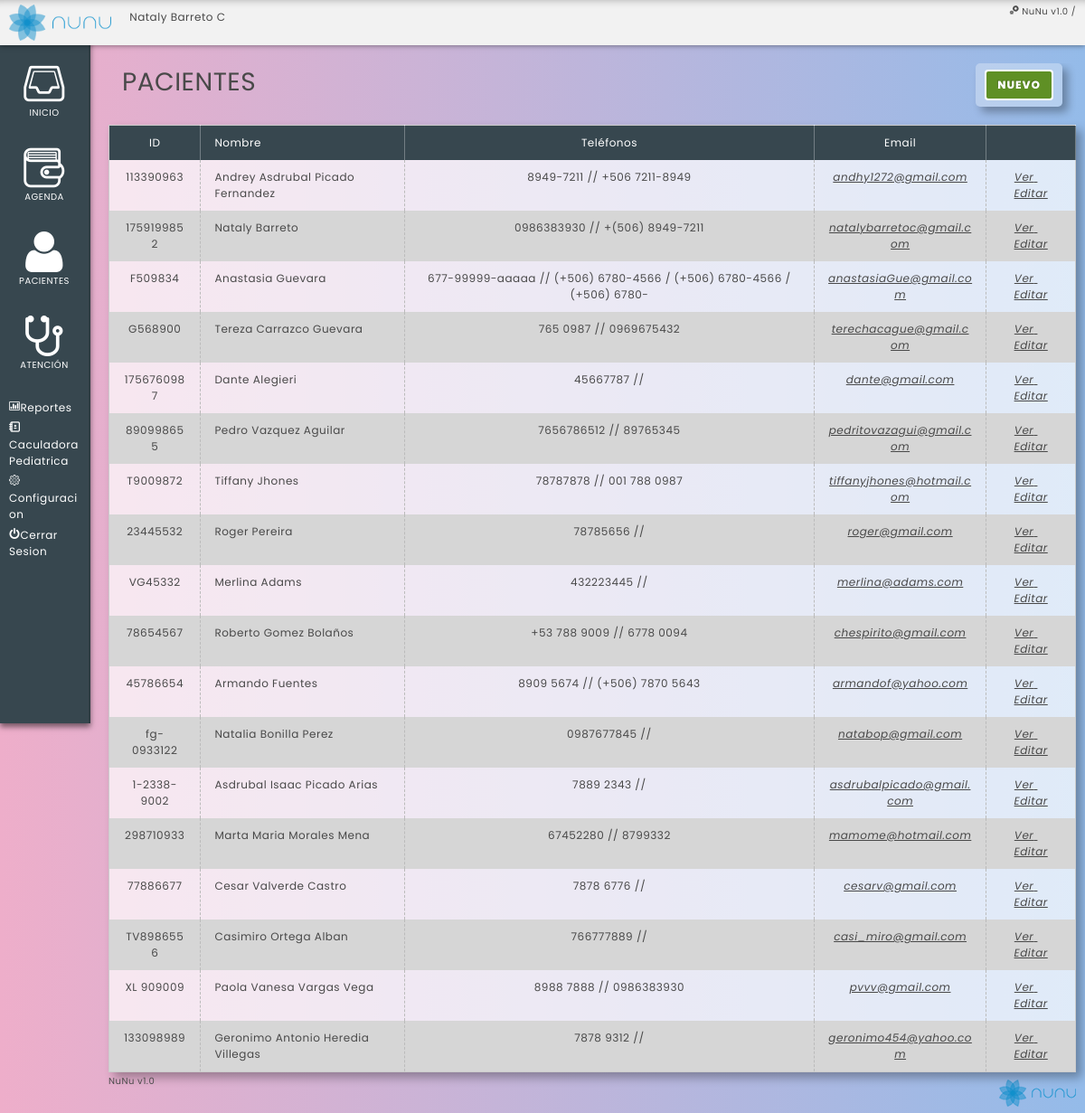
Before: /index.php/patients/list with the older database file.
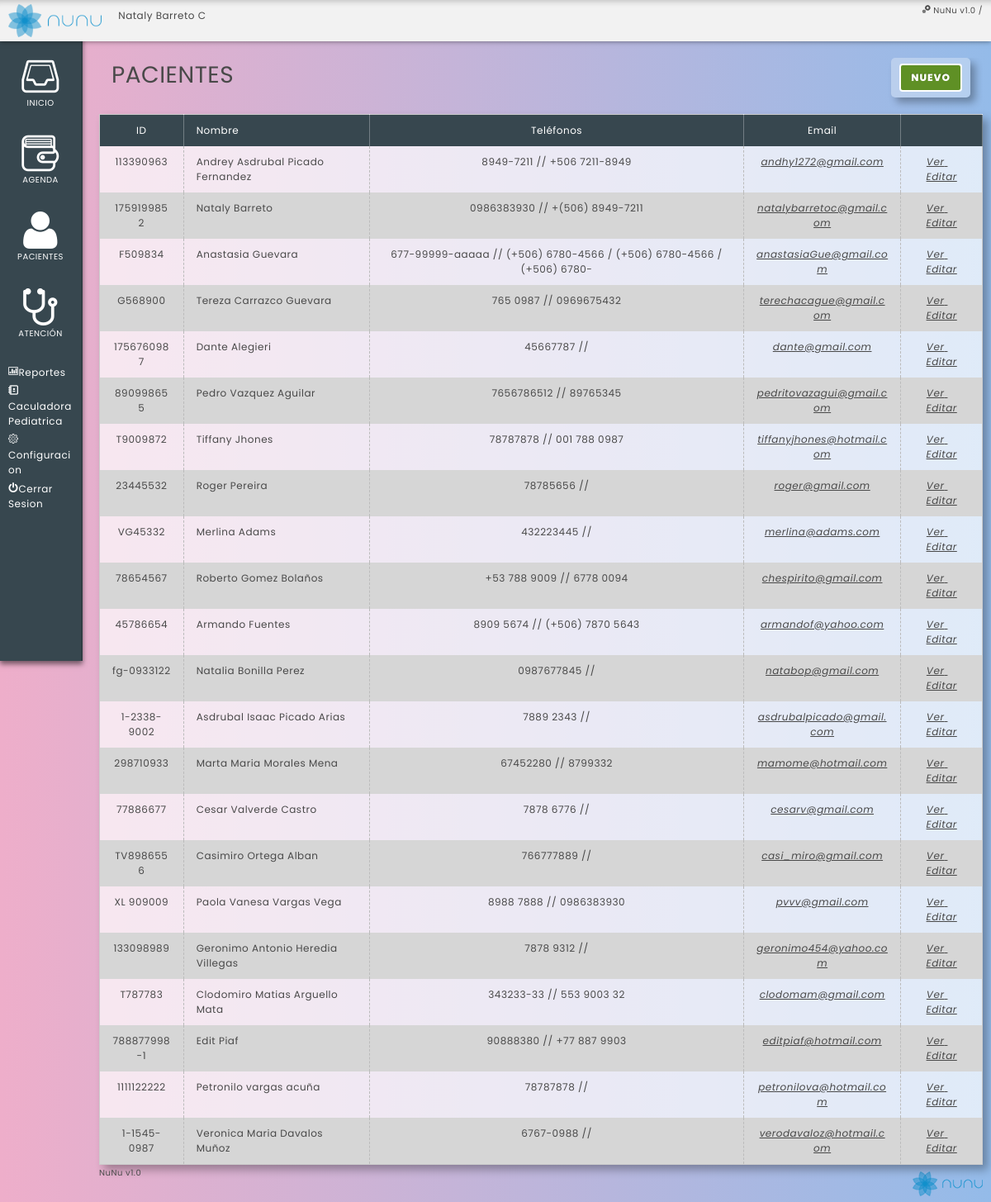
After: the same page with the newer database file.
### tables this page shows
CREATE TABLE `nunu_patients` (
  `patient_id` int(11) NOT NULL AUTO_INCREMENT,
  `patient_id_number` varchar(100) NOT NULL,
  `patient_id_type` varchar(50) NOT NULL,
  `patient_name` varchar(255) NOT NULL,
  `patient_last_name` varchar(255) NOT NULL,
  `patient_birthdate` date NOT NULL,
  `patient_blood_type` varchar(10) DEFAULT NULL,
  `patient_sex` varchar(10) DEFAULT NULL,
  `patient_marital_status` varchar(100) NOT NULL,
  `patient_education` varchar(100) NOT NULL,
  `patient_profesion` varchar(255) NOT NULL,
  `patient_email` varchar(255) NOT NULL,
  `patient_phone1` varchar(50) NOT NULL,
  `patient_phone2` varchar(50) DEFAULT NULL,
  `patient_country` varchar(50) NOT NULL,
  `patient_province` varchar(50) NOT NULL,
  `patient_city` varchar(100) DEFAULT NULL,
  `patient_address` varchar(255) NOT NULL,
  `patient_last_weight` float(6,2) DEFAULT NULL,
  `patient_last_height` float(6,2) DEFAULT NULL,
  `patient_created_at` datetime NOT NULL DEFAULT CURRENT_TIMESTAMP,
  PRIMARY KEY (`patient_id`),
  UNIQUE KEY `patient_id_number` (`patient_id_number`),
  KEY `patient_id_number_2` (`patient_id_number`)
);

### application/views/templates/main.php (called while the page is built)
<?php
	$header_data['page_title'] = "NuNu";
	if (isset($data['page_title'])) {
		$header_data['page_title'] = "NuNu - ". $data['page_title'];
	}
	$this->load->view('templates/header', $header_data);
	if (isset($data)) {
		$this->load->view($view, $data);
	} else {
		$this->load->view($view);
	}
	$this->load->view('templates/footer');

### application/controllers/Patients.php (called while the page is built, shortened)
<?php
	class Patients extends CI_Controller {
		public function list() {
			$data['view'] = $this::VIEW_LIST;
			$data['data']['page_title'] = "Pacientes";
			$data['data']['patients_list'] = $this->patient_model->get_list();
			$this->load->view('templates/main', $data);
		}
	}

### index.php (called while the page is built, shortened)
<?php
require_once BASEPATH.'core/CodeIgniter.php';

### application/models/Patient_model.php (called while the page is built, shortened)
<?php
class Patient_model extends CI_Model {
	public function get_list($sort = 'name') {
		$query = $this->db->get('nunu_patients');
		return $query->result_array();
	}
}

### application/views/patients/list.php (the view, shortened to what this page needs)
<div class="content-header">
	<h1><?= $page_title; ?></h1>
	<div class="page-actions">
		<a href="<?php echo base_url(); ?>patients/create/" class="btn green">NUEVO</a>
	</div>
</div>
<table class="patients-list grid-list">
	<tr>
		<th>ID</th>
		<th class="text-left">Nombre</th>
		<th>Tel&eacute;fonos</th>
		<th>Email</th>
		<th>&nbsp;</th>
	</tr>
<?php foreach($patients_list as $patient): ?>
	<tr class="patient-<?php echo $patient['patient_id']; ?> click-view" view-url="<?php echo site_url('patients/view/' . $patient['patient_id']); ?>">
		<td class="click-view-control">
			<?php echo $patient['patient_id_number']; ?>
		</td>
		<td class="text-left click-view-control">
			<?php echo $patient['patient_name'] . ' ' . $patient['patient_last_name']; ?>
		</td>
		<td class="click-view-control">
			<?php echo $patient['patient_phone1']; ?> // <?php echo $patient['patient_phone2']; ?>
		</td>
		<td>
			<a href="mailto:<?php echo $patient['patient_email']; ?>">
				<?php echo $patient['patient_email']; ?>
			</a>
		</td>
		<td>
			<a href="<?php echo site_url('patients/view/' . $patient['patient_id']); ?>" class="view-link">
				<span>Ver</span>
			</a>
			<a href="<?php echo site_url('patients/edit/' . $patient['patient_id']); ?>" class="edit-link">
				<span>Editar</span>
			</a>
		</td>
	</tr>
<?php endforeach; ?>
</table>

### application/views/templates/header.php (shortened to what this page needs)
<!DOCTYPE html>
<html>
	<?php $this->load->view('templates/head'); ?>
	<body>
		<div class="page-wrapper">
			<div class="header">
				<div class="logo-moto">
					<img class="logo" src="<?php echo base_url(); ?>assets/images/logo.png" alt="NuNu" />
					<p class="owner-name">Nataly Barreto C</p>
				</div>
				<div class="system-name icon-cogs">
					NuNu v1.0 / <?php echo $this->session->userdata('user_alias'); ?>
				</div>
			</div>
			<div class="main">
				<?php $this->load->view('templates/sidebar'); ?>
				<div class="content">

### application/views/templates/head.php (shortened to what this page needs)
<head>
	<link rel="stylesheet" href="<?php echo site_url('assets/css/default.css'); ?>" type="text/css" media="print" onload="this.media='all'">
	<link rel="stylesheet" href="<?php echo site_url('assets/css/icons-font.css'); ?>" type="text/css" media="print" onload="this.media='all'">
	<link rel="stylesheet" href="<?php echo site_url('assets/css/fontsize-s.css'); ?>" type="text/css" media="print" onload="this.media='all'">
	<link rel="stylesheet" href="<?php echo site_url('assets/css/pediatric.css'); ?>" type="text/css" media="print" onload="this.media='all'">
    <link rel="stylesheet" href="<?php echo site_url('assets/calendar/css/clndr.css'); ?>" type="text/css" />
</head>

### application/views/templates/sidebar.php
<div class="sidebar">
	<ul id="main-menu">
		<li><a class="icon-empty-dash" href="<?php echo base_url(); ?>">Inicio</a></li>
		<li><a class="icon-book" href="<?php echo base_url(); ?>agenda/">Agenda</a></li>
		<li><a class="icon-user" href="<?php echo base_url(); ?>patients/">Pacientes</a></li>
		<li><a class="icon-stethoscope" href="<?php echo base_url(); ?>atention/">Atenci&oacute;n</a></li>
	</ul>
	<div class="tools-menu">
		<ul>
			<li><a class="icon-charts" href="<?php echo base_url(); ?>reports/">Reportes</a></li>
			<li><a class="icon-calc" href="<?php echo base_url(); ?>pediatric-calc/">Caculadora Pediatrica</a></li>
			<li><a class="icon-settings" href="<?php echo base_url(); ?>configuration/">Configuracion</a></li>
			<li><a class="icon-switch" href="<?php echo base_url(); ?>users/logout">Cerrar Sesion</a></li>
		</ul>
	</div>
</div>

### application/views/templates/footer.php
					<div class="content-footer">
						<span>NuNu v1.0</span>
					</div>
				</div>
			</div>
		</div>
	</body>
</html>

### assets/css/default.css (style rules this page uses)
html, body, div, span, applet, object, iframe, h1, h2, h3, h4, h5, h6, p, blockquote, pre, a, abbr, acronym, address, big, cite, code, del, dfn, em, img, ins, kbd, q, s, samp, small, strike, strong, sub, sup, tt, var, b, u, i, center, dl, dt, dd, ol, ul, li, fieldset, form, label, legend, table, caption, tbody, tfoot, thead, tr, th, td, article, aside, canvas, details, embed, figure, figcaption, footer, header, hgroup, menu, nav, output, ruby, section, summary, time, mark, audio, video { margin: 0; padding: 0; border: 0; font: inherit; vertical-align: baseline; }
body { line-height: 1; }
ol, ul { list-style: none; }
table { border-collapse: collapse; border-spacing: 0; }
*, *::before, *::after { -webkit-box-sizing: border-box; box-sizing: border-box; }
html { background: linear-gradient(90deg, rgba(238,174,202,1) 0%, rgba(148,187,233,1) 100%); }
body { color: #494949; font-weight: 400; line-height: 1.5; text-align: left; letter-spacing: 0.5px; word-break: break-word; background-attachment: fixed; background-repeat: no-repeat; background-position: right bottom; background-image: url('../images/logo-nunu.png'); text-rendering: optimizeLegibility !important; font-family: "Poppins", "Lato", -apple-system, BlinkMacSystemFont, "Segoe UI", Roboto, "Helvetica Neue", Arial, sans-serif, "Apple Color Emoji", "Segoe UI Emoji", "Segoe UI Symbol"; }
a { text-decoration: none; }
img { max-width:100%; }
h1 { margin-bottom: 20px; text-transform: uppercase; }
p { margin-bottom: 15px; }
.text-left { text-align: left !important; }
.header { left: 0; right: 0; z-index: 2; height: 50px; display: flex; position: fixed; padding: 5px 10px 10px; }
.header .logo-moto { flex: 5; min-width: 300px; }
.header .logo-moto .logo { float: left; height: 40px; padding-right: 20px; }
.header .logo-moto .owner-name { float: left; padding-top: 5px; }
.header .system-name { flex: 1; min-width: 100px; font-size: 10px; text-align: right; }
.main { display: flex; }
.sidebar { z-index: 1; height: 100vh; position: fixed; overflow-y: auto; max-width: 100px; flex-basis: 150px; padding: 70px 0 10px; }
.content { flex: 1; padding: 70px 10px 0 120px; }
.content-header { padding: 0 15px 20px; overflow: hidden; margin-bottom: 0; }
.content-header h1 { float: left; margin-bottom: 0; }
.page-actions, .content-header .page-actions { float: right; padding: 7px 10px; border-radius: 5px; box-shadow: 6px 6px 10px rgba(0,0,0,0.3); background-color: rgba(255,255,255, 0.3); }
.page-actions .btn:first-child, .content-header .page-actions .btn:first-child { margin-left: 0; }
.content-footer { width: 100%; clear: both; padding-bottom: 30px; }
.content-footer span { font-size: 10px; }
.grid-list { width: 100%; border: 1px solid #CCC; box-shadow: 6px 6px 10px rgba(0,0,0,0.3); background-color: rgba(255,255,255, 0.7); }
.grid-list th, .grid-list td { padding: 10px 15px; text-align: center; }
.grid-list th { color: #FFF; background-color: #37474F; border-right: 1px solid rgba(255,255,255,0.3); }
.grid-list td { cursor: pointer; border-right: 1px dashed #BBB; }
.grid-list tr:nth-child(odd) { background-color: #d6d6d6; }
.grid-list a { color: #494949; font-style: italic; text-decoration: underline; }

Changed rows visible on the page:
added nunu_patients: patient_id_number "T787783", patient_name "Clodomiro Matias", patient_last_name "Arguello Mata", patient_phone1 "343233-33", patient_phone2 "553 9003 32", patient_email "clodomam@gmail.com"
added nunu_patients: patient_id_number "788877998-1", patient_name "Edit", patient_last_name "Piaf", patient_phone1 "90888380", patient_phone2 "+77 887 9903", patient_email "editpiaf@hotmail.com"
added nunu_patients: patient_id_number "1111122222", patient_name "Petronilo", patient_last_name "vargas acuña", patient_phone1 "78787878", patient_email "petronilova@hotmail.com"
added nunu_patients: patient_id_number "1-1545-0987", patient_name "Veronica Maria", patient_last_name "Davalos Muñoz", patient_phone1 "6767-0988", patient_email "verodavaloz@hotmail.com"
